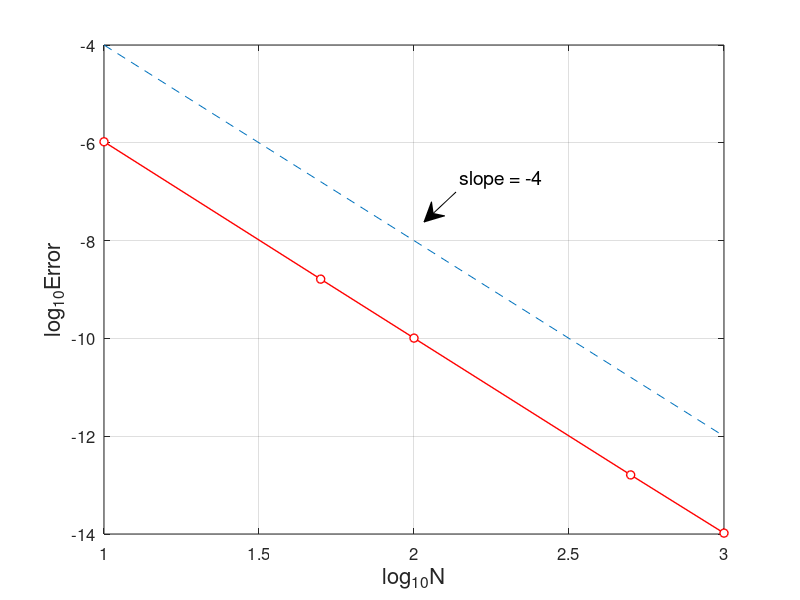

Reproduce this figure in MATLAB.
% RungeKutta_error.m
% Runge-Kutta method for the ODE model
% u'(t)=t^2+t-u, t \in [0,1] 
% Initial value : u(0)=0 ;
% Exact solution : u(t)=-exp(-t)+t^2-t+1.
clear all; close all;
Nvec=[10 50 100 500 1000];        % Number of partitions
Error=[];
fun=@(t,u) t.^2+t-u;              % RHS
for k=1:length(Nvec)
    N=Nvec(k);
    h=1/N;
    t=0:h:1;                      % interval partition
    un(1)=0;                      % initial value
    for n=1:N
        k1=fun(t(n),un(n));
        k2=fun(t(n)+h/2,un(n)+h/2*k1);
        k3=fun(t(n)+h/2,un(n)+h/2*k2);
        k4=fun(t(n)+h,un(n)+h*k3);
        un(n+1)=un(n)+h/6*(k1+2*k2+2*k3+k4);
    end
    ue=-exp(-t)+t.^2-t+1;         % exact solution
    error=max(abs(un-ue));
    Error=[Error,error];
end
plot(log10(Nvec),log10(Error),'ro-','MarkerFaceColor','w','LineWidth',1)
hold on
plot(log10(Nvec),log10(Nvec.^(-4)),'--')
grid on
%title('Convergence of Runge-Kutta Method','fontsize',12)
set(gca,'fontsize',12)
xlabel('log_{10}N','fontsize',16), ylabel('log_{10}Error','fontsize',16)

% add annotation of slope
ax = [0.57 0.53];
ay = [0.68 0.63];
annotation('textarrow',ax,ay,'String','slope = -4','fontsize',14)

% computing convergence order
for n=1:length(Nvec)-1
    order(n)=-log(Error(n)/Error(n+1))/(log(Nvec(n)/Nvec(n+1)));
end
Error
order

% print -dpng -r600 RungeKutta_error.png
% print -depsc2 RungeKutta_error.eps
